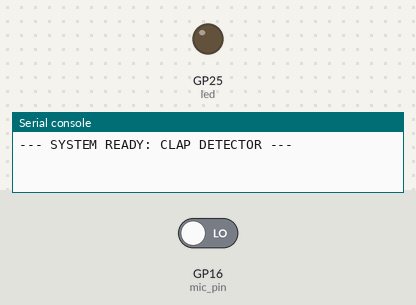
This program was run on a simulated Raspberry Pi Pico running MicroPython. Parts: output pins drawn as LEDs (lit = HIGH), the last lines printed to the serial console. Dashed ring = blinking. The test bench sets the inputs (shaded band); at power-on: GP16 (mic_pin) LOW.

Above: at 1.2 s.
1.3 s: GP16 (mic_pin) driven HIGH
At 4.2 s:
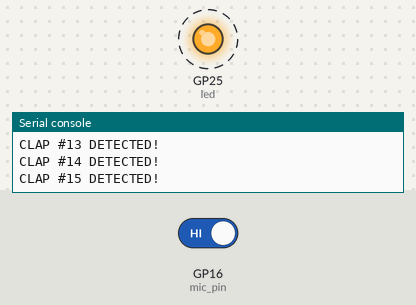
4.3 s: GP16 (mic_pin) driven LOW
At 4.9 s:
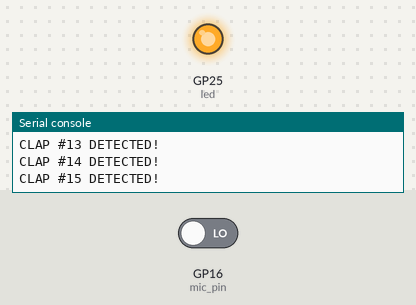
Timing chart, 0 to 7.3 s (numbered marks = the images above; inputs shaded):
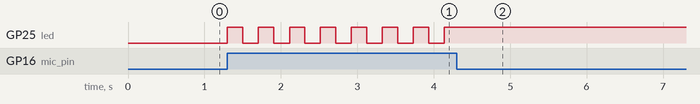

Measured:
- after the input at 1.3 s, GP25 (led): alternates HIGH for 0.20 s and LOW for 0.20 s, starting at once
- after the input at 4.3 s, GP25 (led): stops changing and stays HIGH

The program:

10_sound.py
```python
# -----------------------------------------------------------------------------
# Lesson 10: Sound Detection (The Microphone)
# -----------------------------------------------------------------------------
# Modules: KY-037 (Small) / KY-038 (Big) Sound Sensor
# Goal: Detect loud noises like claps, snaps, or bangs.
#
# TUNING:
# Use the tiny screw (Potentiometer) on the blue box to set the threshold.
# Turn until the LED *just* turns off, then clap to test.
#
# WIRING:
# - OUT (Signal) -> GP16 (Digital)
# - GND          -> GND
# - VCC (+)      -> 3.3V
# -----------------------------------------------------------------------------

import machine
import time

class HardwareConfig:
    PIN_MIC = 16
    PIN_LED = "LED"
    DEBOUNCE_MS = 200 # Ignore echoes for 200ms

def main():
    # 1. Setup Pins
    mic_pin = machine.Pin(HardwareConfig.PIN_MIC, machine.Pin.IN)
    led = machine.Pin(HardwareConfig.PIN_LED, machine.Pin.OUT)

    print("--- SYSTEM READY: CLAP DETECTOR ---")

    # State Tracking
    last_trigger_time = 0
    clap_count = 0

    while True:
        # 2. High Speed Listening loop
        if mic_pin.value() == 1:
            current_time = time.ticks_ms()

            # 3. Debounce Logic (Ignore Echoes)
            time_since_last = time.ticks_diff(current_time, last_trigger_time)

            if time_since_last > HardwareConfig.DEBOUNCE_MS:
                clap_count += 1
                print(f"CLAP #{clap_count} DETECTED!")
                led.toggle()

                # Update timestamp
                last_trigger_time = current_time

    # No sleep here. We need max sampling rate for sound.

if __name__ == "__main__":
    main()
```
